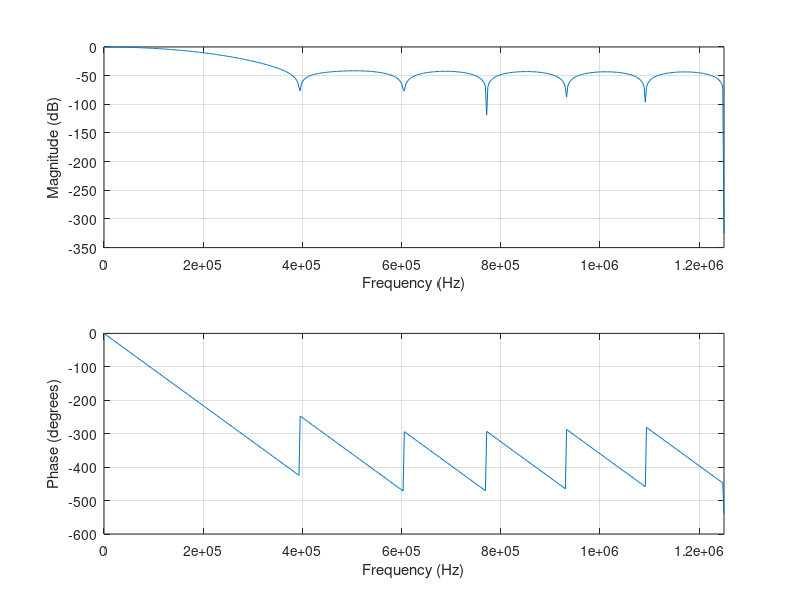

MATLAB code for this plot: (Note: this script raises an error after producing the figure.)
%% DSP Work
%% Calculating coefficients - Generate SOS Matrix
fc = 80000;
fs = 2.5e6;
order = 15;

figure(1);

% B = 32; % Number of bits
% L = floor(log2((2^(B-1)-1)/max(max(sos))));  % Round towards zero to avoid overflow
% bsc = sos*2^L;
% gsc = g*2^L;
%b = firpm(order, [0, fc/(fs/2), (fc/(fs/2))*2, 1], [1, 1/(sqrt(2)), (1/(sqrt(2)))/2, 0]);
c = fir1(order, fc/(fs/2));
freqz(c, 1, 512, fs);

%% Input
Fs = fs;            % Sampling frequency                    
T = 1/Fs;             % Sampling period       
L = 100;             % Length of signal
fsine = 10000;        % frequency of test sinewave
%L = round(((1/fsine)/T))*4;
t = (0:L-1)*T;        % Time vector

O = numerictype([],32,31);
j = (t>1e-5);
%j = sin(2*pi*fsine*t);

codes = fi('numerictype', O);
m = numerictype([], 66, 64);
output = fi('numerictype', m);
out = fi('numerictype', m);
figure(2);
%loop that takes the input step function and outputs the hex codes that the
%AD7961 would output
for x = (1:L)
    code = fi(j(x), 'numerictype', O);
    codes = [codes; code];
    %out = freqSamplingFIR(code, c);
    out = HammingWindowFIR(code, c);
    output = [output, out];
end

% Plotting Input and Output on same graph
%plot(t, codes*2^-15);%normalized the step function here to be able to view both filter output and step voltage
plot(t, codes);
hold on;
plot(t, output);
title('Original Signal and Step Response of IIR LP filter');
xlabel('t[s]');
ylabel('Amplitude');

%% Truncation Error
outputNew = fi(output, 1, 14, 13);
figure(8);
plot(t, output);
hold on;
plot(t, outputNew);

%% Amplitude Spectrum of input/output

Y = fft(double(codes));
Y2 = fft(double(output));

P2 = abs(Y/L);
P1 = P2(1:L/2+1);
P1(2:end-1) = 2*P1(2:end-1);

P4 = abs(Y2/L);
P3 = P4(1:L/2+1);
P3(2:end-1) = 2*P3(2:end-1);

f = Fs*(0:(L/2))/L;

figure(4);
subplot(2, 1, 1);
stem(f,P1);
title('Single-Sided Amplitude Spectrum of X(t)');
xlabel('f (Hz)');
ylabel('|P1(f)|');

subplot(2, 1, 2);
stem(f,P3); 
title('Single-Sided Amplitude Spectrum of X(t)');
xlabel('f (Hz)');
ylabel('|P1(f)|');

%% Plotting Group Delay
figure(5);
grpdelay(c, 512, fs);
title('Group Delay');

%% Plotting Phase Delay
figure(6);
phasedelay(c, 512, fs);
title('Phase Delay');

%% Step Response
figure(7);
stepz(c);
grid;

% step response info/measurements
[h, t] = stepz(c);
S = stepinfo(h, t);
disp(S);

%%
function y = freqSamplingFIR(x, c)
%FREQSAMPLINGFIR Filters input x and returns output y.

% MATLAB Code
% Generated by MATLAB(R) 9.9 and DSP System Toolbox 9.11.
% Generated on: 29-Jul-2021 13:19:37

%#codegen

% To generate C/C++ code from this function use the codegen command.
% Type 'help codegen' for more information.

persistent Hd;

if isempty(Hd)
    
    % Numerator coefficient vector
    %Numerator = [0.00070403 0.088936 0.39331 0.088936 0.00070403];
    Numerator = c;
    
    Hd = dsp.FIRFilter( ...
        'Numerator', Numerator, ...
        'CoefficientsDataType', 'Custom', ...
        'CustomCoefficientsDataType', numerictype(true,32,33));
end

% s = fi(x,1,32,31,'RoundingMethod','Round','OverflowAction','Saturate');
% y = step(Hd,s);
y = Hd(x);

% [EOF]
end

%%
function y = HammingWindowFIR(x, c)
%HAMMINGWINDOWFIR Filters input x and returns output y.

% MATLAB Code
% Generated by MATLAB(R) 9.9 and DSP System Toolbox 9.11.
% Generated on: 30-Jul-2021 09:55:49

%#codegen

% To generate C/C++ code from this function use the codegen command.
% Type 'help codegen' for more information.

persistent Hd;

if isempty(Hd)
    
    % Numerator coefficient vector
%     Numerator = [0.0068937 0.011519 0.024437 0.045017 0.070404 0.096086 ...
%         0.11697 0.12867 0.12867 0.11697 0.096086 0.070404 ...
%         0.045017 0.024437 0.011519 0.0068937];
    Numerator = c;
    
    Hd = dsp.FIRFilter( ...
        'Numerator', Numerator, ...
        'CoefficientsDataType', 'Custom', ...
        'CustomCoefficientsDataType', numerictype(true,32,33));
end

 s = fi(x,1,32,31,'RoundingMethod','Round','OverflowAction','Saturate');
 y = step(Hd,s);
%y = Hd(x);

% [EOF]
end